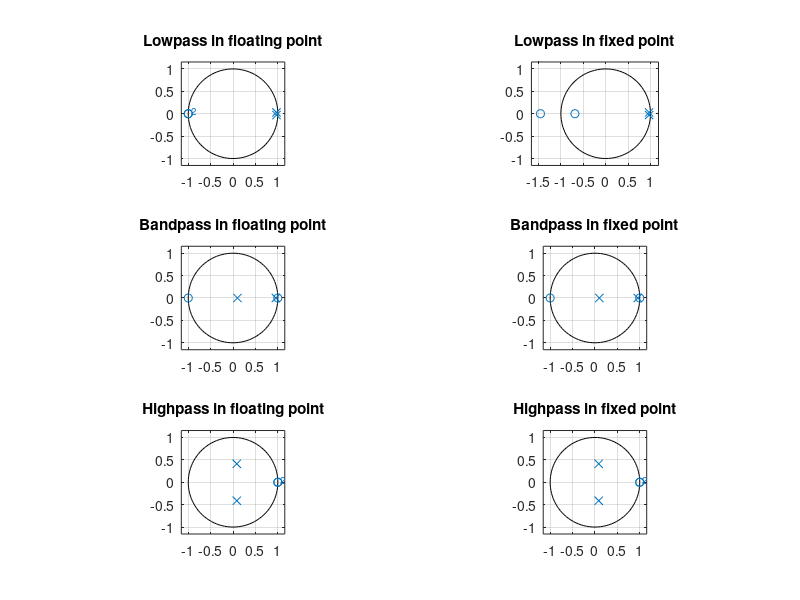
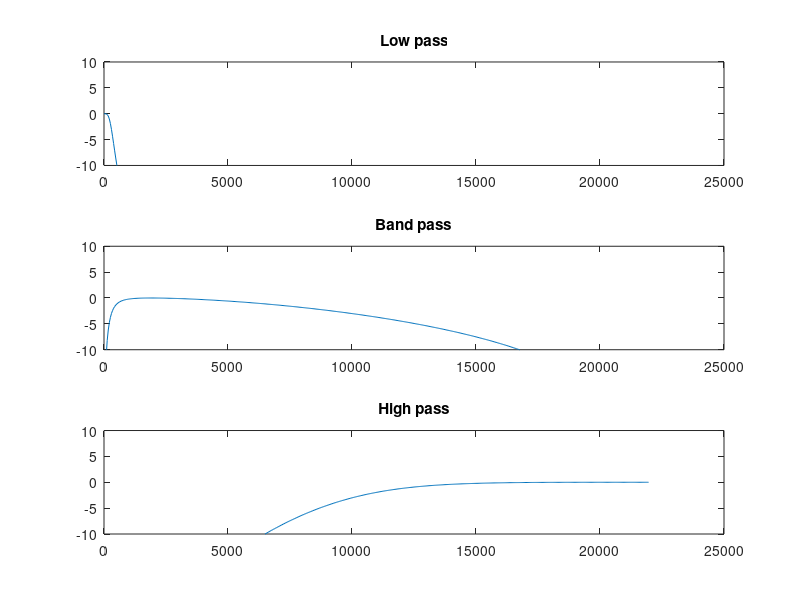

MATLAB code for these plots, in order: (Note: this script raises an error after producing the figures.)
clc
clear all
%%
flow = 300;
fmid = 1000;
fhigh = 10000;
fs = 44000;

[blow,alow]   = butter(2,flow/(fs/2),"low")
[bmid,amid]   = butter(1,[flow/(fs/2),fhigh/(fs/2)],"bandpass")
[bhigh,ahigh] = butter(2,fhigh/(fs/2),"high")

scale_bits = 14;
bflow = round(blow * 2^scale_bits) 
aflow = round(alow * 2^scale_bits)
bfmid = round(bmid * 2^scale_bits) 
afmid = round(amid * 2^scale_bits)
bfhigh = round(bhigh * 2^scale_bits) 
afhigh = round(ahigh * 2^scale_bits)
%%
figure
subplot(3,2,1)
zplane(blow,alow)
title('Lowpass in floating point');
subplot(3,2,2)
zplane(bflow,aflow)
title('Lowpass in fixed point');

subplot(3,2,3)
zplane(bmid,amid)
title('Bandpass in floating point');
subplot(3,2,4)
zplane(bfmid,afmid)
title('Bandpass in fixed point');

subplot(3,2,5)
zplane(bhigh,ahigh)
title('Highpass in floating point');
subplot(3,2,6)
zplane(bfhigh,afhigh)
title('Highpass in fixed point');

%%
[Hlow, flow] = freqz(blow, alow, [], fs);
[Hmid, fmid] = freqz(bmid, amid, [], fs);
[Hhigh, fhigh] = freqz(bhigh, ahigh, [], fs);

figure;
subplot(3,1,1)
plot(flow,20*log10(abs(Hlow)));
ylim([-10 10]);
title('Low pass');

subplot(3,1,2)
plot(fmid,20*log10(abs(Hmid)));
ylim([-10 10]);
title('Band pass');

subplot(3,1,3)
plot(fhigh,20*log10(abs(Hhigh)));
ylim([-10 10]);
title('High pass');
%%
Ts=1/fs;
n=0:999;
t=n*Ts;
x=0.33*sin(2*pi*150*t)+0.33*sin(2*pi*1000*t)+0.33*sin(2*pi*15000*t);

xq = (x) * (2^15); % 15 bit signal
xq_int = round(xq); % quantization
fid = fopen('C:\Education\VLSI\eqv\eqv\eqv.sim\sim_1\behav\xsim\input_signal2.txt','w');
fprintf(fid,"%d\n",xq_int);
fclose(fid);

%%

% Load the quantized signal (from your previous step)
quantizedSignal = dlmread('C:\Education\VLSI\eqv\eqv\eqv.sim\sim_1\behav\xsim\input_signal2.txt'); 

% Load the simulation results (output from the filter)
simResults = dlmread('C:\Education\VLSI\eqv\eqv\eqv.sim\sim_1\behav\xsim\filtered_signal2.txt');  

% Time vector for plotting with respect to time
N = length(quantizedSignal);  % Number of samples
time = (0:N-1) / fs;          % Time vector

%% Plot the signals with respect to time in a new figure
figure;
subplot(2, 1, 1);  
plot(time, quantizedSignal);
title('Quantized Input Signal (Time Domain)');
xlabel('Time (seconds)');
ylabel('Amplitude');
grid on;


subplot(2, 1, 2); 
plot(time, simResults);
title('Filtered Results (Time Domain)');
xlabel('Time (seconds)');
ylabel('Amplitude');
grid on;
